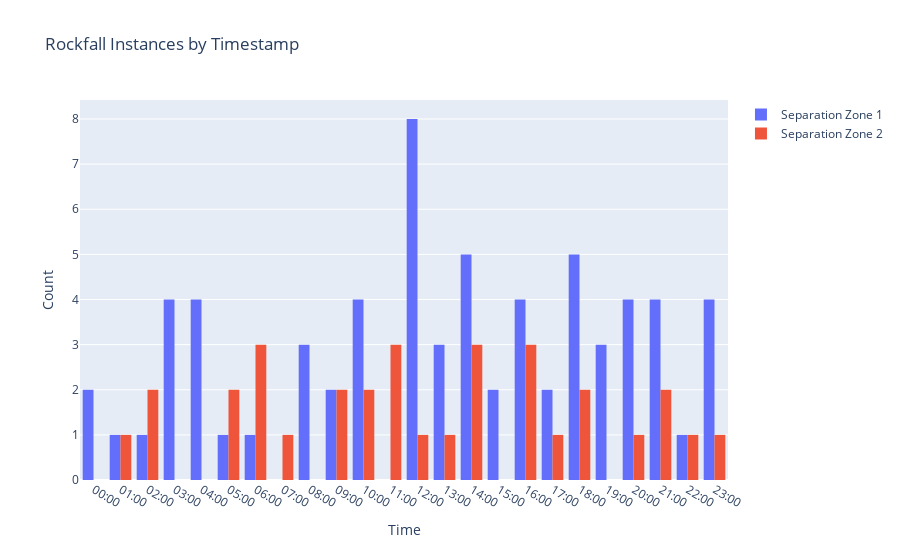
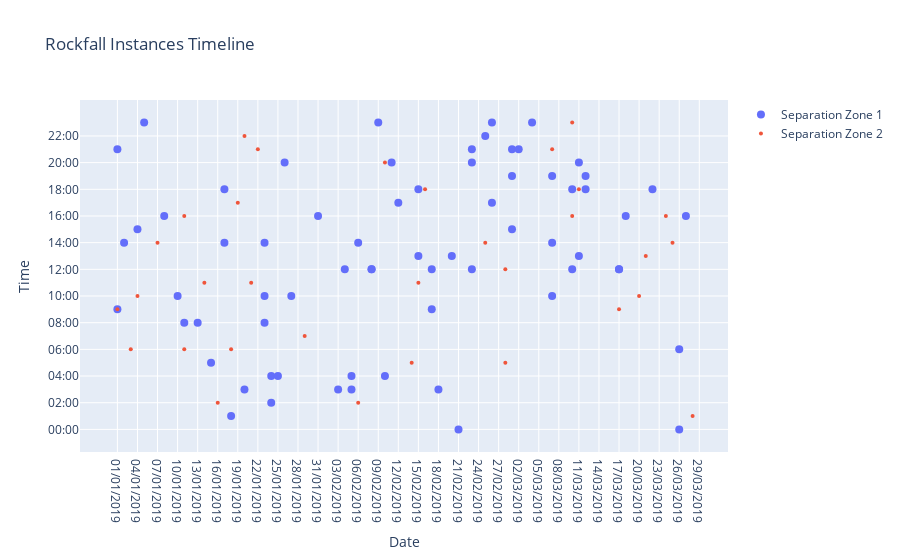
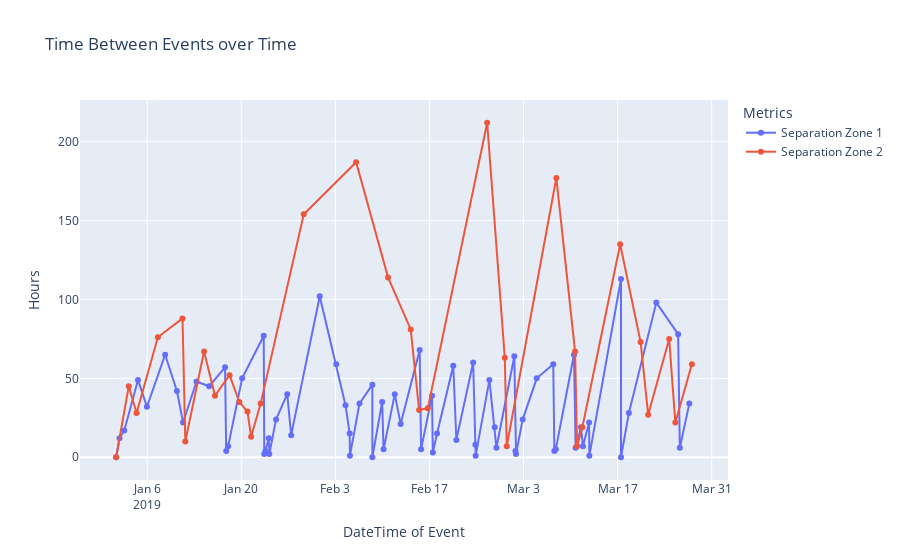
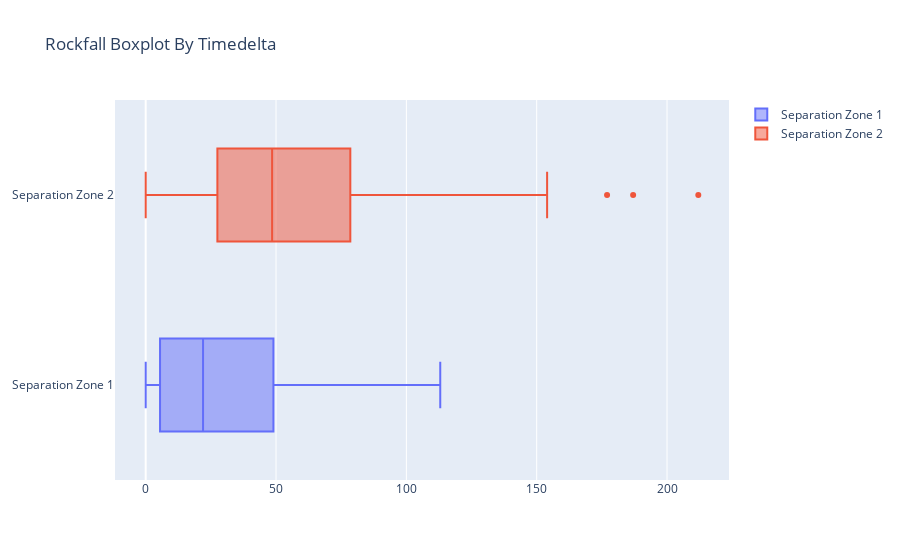

Notebook code cell kept with these figures, in order:
### Code cell
pl.show_compared_instances_by_time(zone1, zone2)
pl.show_event_timeing(zone1, zone2)
pl.show_time_between_events(zone1, zone2)
pl.show_box(zone1, zone2, timedelta)
pl.show_histogram(zone1, zone2, timedelta, 10)
pl.show_dist_plot(zone1, zone2, timedelta)
